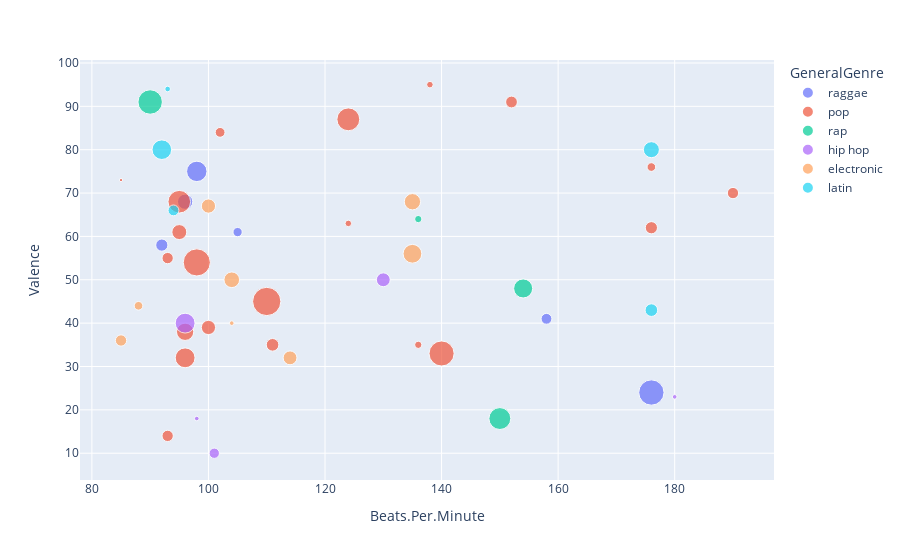

The code cell stored with this chart in its notebook:
### Code cell
import plotly.express as px

fig = px.scatter(final, x="Beats.Per.Minute", y="Valence",size='Acousticness'
                 ,color="GeneralGenre")
fig.show()

### Figure 1 — Plotly figure (JSON) as saved in the notebook; plotly's stock layout.template omitted (floating-point values rounded to 4 significant figures)
{"data": [{"hovertemplate": "GeneralGenre=raggae<br>Beats.Per.Minute=%{x}<br>Valence=%{y}<br>Acousticness=%{marker.size}<extra></extra>", "legendgroup": "raggae", "marker": {"color": "#636efa", "size": [8, 60, 11, 14, 22, 39], "sizemode": "area", "sizeref": 0.1875, "symbol": "circle"}, "mode": "markers", "name": "raggae", "orientation": "v", "showlegend": true, "type": "scatter", "x": [105, 176, 158, 92, 96, 98], "xaxis": "x", "y": [61, 24, 41, 58, 68, 75], "yaxis": "y"}, {"hovertemplate": "GeneralGenre=pop<br>Beats.Per.Minute=%{x}<br>Valence=%{y}<br>Acousticness=%{marker.size}<extra></extra>", "legendgroup": "pop", "marker": {"color": "#EF553B", "size": [12, 12, 9, 15, 28, 75, 7, 12, 4, 49, 69, 59, 19, 14, 13, 4, 48, 1, 37, 5, 21], "sizemode": "area", "sizeref": 0.1875, "symbol": "circle"}, "mode": "markers", "name": "pop", "orientation": "v", "showlegend": true, "type": "scatter", "x": [190, 93, 102, 111, 96, 110, 176, 93, 124, 124, 98, 140, 100, 176, 152, 138, 95, 85, 96, 136, 95], "xaxis": "x", "y": [70, 55, 84, 35, 38, 45, 76, 14, 63, 87, 54, 33, 39, 62, 91, 95, 68, 73, 32, 35, 61], "yaxis": "y"}, {"hovertemplate": "GeneralGenre=rap<br>Beats.Per.Minute=%{x}<br>Valence=%{y}<br>Acousticness=%{marker.size}<extra></extra>", "legendgroup": "rap", "marker": {"color": "#00cc96", "size": [45, 5, 56, 34], "sizemode": "area", "sizeref": 0.1875, "symbol": "circle"}, "mode": "markers", "name": "rap", "orientation": "v", "showlegend": true, "type": "scatter", "x": [150, 136, 90, 154], "xaxis": "x", "y": [18, 64, 91, 48], "yaxis": "y"}, {"hovertemplate": "GeneralGenre=hip hop<br>Beats.Per.Minute=%{x}<br>Valence=%{y}<br>Acousticness=%{marker.size}<extra></extra>", "legendgroup": "hip hop", "marker": {"color": "#ab63fa", "size": [2, 10, 18, 37, 2], "sizemode": "area", "sizeref": 0.1875, "symbol": "circle"}, "mode": "markers", "name": "hip hop", "orientation": "v", "showlegend": true, "type": "scatter", "x": [180, 101, 130, 96, 98], "xaxis": "x", "y": [23, 10, 50, 40, 18], "yaxis": "y"}, {"hovertemplate": "GeneralGenre=electronic<br>Beats.Per.Minute=%{x}<br>Valence=%{y}<br>Acousticness=%{marker.size}<extra></extra>", "legendgroup": "electronic", "marker": {"color": "#FFA15A", "size": [33, 25, 12, 18, 2, 7, 19, 23], "sizemode": "area", "sizeref": 0.1875, "symbol": "circle"}, "mode": "markers", "name": "electronic", "orientation": "v", "showlegend": true, "type": "scatter", "x": [135, 135, 85, 114, 104, 88, 100, 104], "xaxis": "x", "y": [56, 68, 36, 32, 40, 44, 67, 50], "yaxis": "y"}, {"hovertemplate": "GeneralGenre=latin<br>Beats.Per.Minute=%{x}<br>Valence=%{y}<br>Acousticness=%{marker.size}<extra></extra>", "legendgroup": "latin", "marker": {"color": "#19d3f3", "size": [15, 36, 11, 3, 24], "sizemode": "area", "sizeref": 0.1875, "symbol": "circle"}, "mode": "markers", "name": "latin", "orientation": "v", "showlegend": true, "type": "scatter", "x": [176, 92, 94, 93, 176], "xaxis": "x", "y": [43, 80, 66, 94, 80], "yaxis": "y"}], "layout": {"legend": {"itemsizing": "constant", "title": {"text": "GeneralGenre"}, "tracegroupgap": 0}, "margin": {"t": 60}, "xaxis": {"anchor": "y", "domain": [0, 1], "title": {"text": "Beats.Per.Minute"}}, "yaxis": {"anchor": "x", "domain": [0, 1], "title": {"text": "Valence"}}}}
